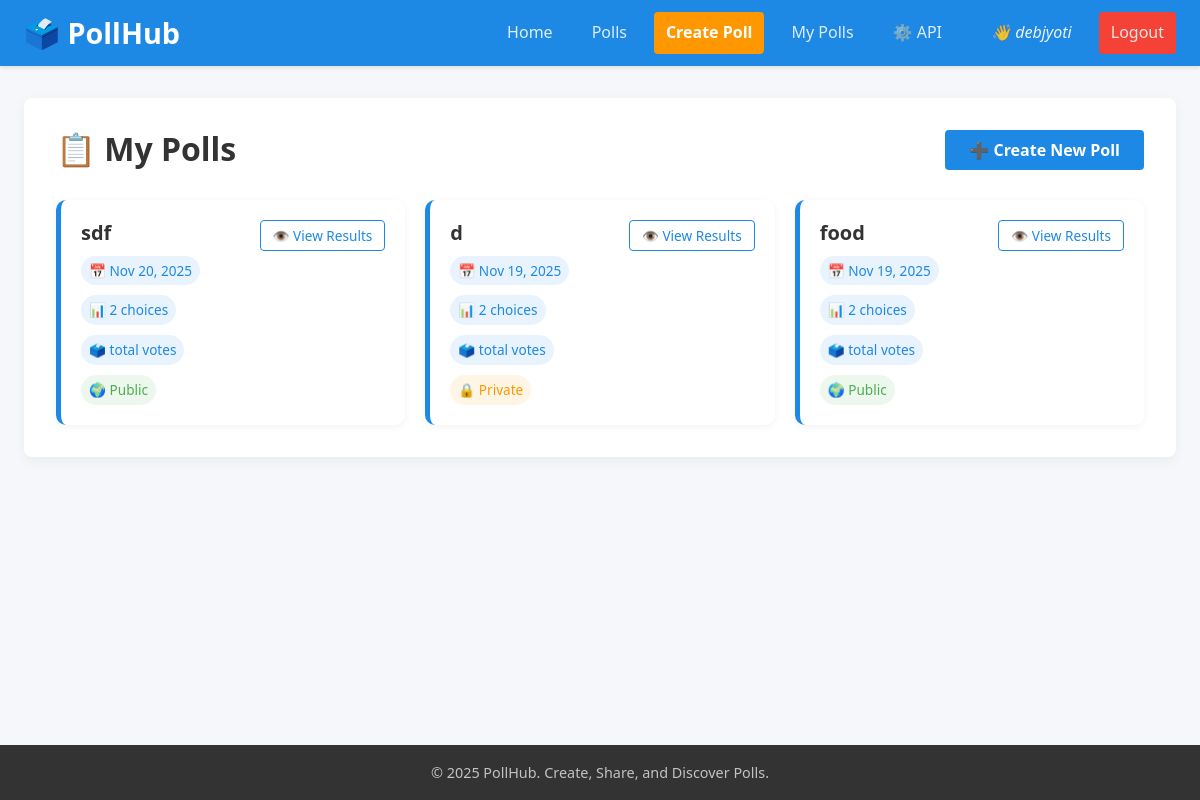
Page /my-polls/ (signed in) on the committed database.
### polls/models.py (models this page shows, shortened)
class User(models.Model):
    username = models.CharField(max_length=255)
    email = models.EmailField(unique=True)
    password = models.CharField(max_length=255)
    super_user = models.BooleanField(default=False)
    created_at = models.DateTimeField(auto_now_add=True)

class Poll(models.Model):
    question = models.CharField(max_length=255)
    is_public = models.BooleanField(default=True)
    created_at = models.DateTimeField(auto_now_add=True)
    owner = models.ForeignKey(User, on_delete=models.CASCADE, related_name='polls', null=True, blank=True)
    slug = models.SlugField(unique=True, blank=True)
    private_code = models.UUIDField(default=uuid.uuid4, unique=True)

### polls/views.py (the view)
# urls.py: path('my-polls/', views.my_polls, name='my_polls'),
@login_required
def my_polls(request):
    current_user = get_current_user(request)
    polls = Poll.objects.filter(owner=current_user).order_by('-created_at')
    return render(request, 'polls/my_polls.html', {'polls': polls})

### polls/context_processors.py (called while the page is built)
def current_user(request):
    user_id = request.session.get('user_id')
    print(f"DEBUG: context_processor - session user_id: {user_id}")
    if user_id:
        try:
            user = User.objects.get(id=user_id)
            print(f"DEBUG: context_processor - found user: {user.username}")
            return {'current_user': user}
        except User.DoesNotExist:
            print("DEBUG: context_processor - user not found in database")
            pass
    return {'current_user': None}

### polls/views.py (called while the page is built)
def login_required(view_func):
    @wraps(view_func)
    def wrapper(request, *args, **kwargs):
        user_id = request.session.get('user_id')
        print(f"DEBUG: login_required check - session user_id: {user_id}")
        if not user_id:
            messages.error(request, 'Please log in to access this page.')
            return redirect('login')
        return view_func(request, *args, **kwargs)
    return wrapper

def get_current_user(request):
    user_id = request.session.get('user_id')
    if user_id:
        try:
            return User.objects.get(id=user_id)
        except User.DoesNotExist:
            pass
    return None

### frontend/templates/polls/my_polls.html (shortened to what this page needs)
{% extends 'base.html' %}
{% block content %}
<div class="list-header">
    <h1 class="page-title">📋 My Polls</h1>
    <a href="{% url 'create_poll' %}" class="btn btn-primary">➕ Create New Poll</a>
</div>
<div class="poll-list-grid">
    {% for poll in polls %}
        <div class="poll-card">
            <div class="poll-card-content">
                <div class="poll-details">
                    <h3 class="poll-question">
                        <a href="{% url 'poll_detail' poll.slug %}" class="poll-link">
                            {{ poll.question }}
                        </a>
                    </h3>
                    <div class="poll-meta">
                        <span class="meta-tag meta-tag-info">
                            📅 {{ poll.created_at|date:"M d, Y" }}
                        </span>
                        <span class="meta-tag meta-tag-info">
                            📊 {{ poll.choices.count }} choices
                        </span>
                        <span class="meta-tag meta-tag-info">
                            🗳️ {{ poll.total_votes }} total votes
                        </span>
                        {% if poll.is_public %}
                            <span class="meta-tag meta-tag-success">
                                🌍 Public
                            </span>
                        {% else %}
                            <span class="meta-tag meta-tag-warning">
                                🔒 Private
                            </span>
                        {% endif %}
                    </div>
                </div>
                <div class="poll-actions">
                    <a href="{% url 'poll_detail' poll.slug %}" class="btn btn-secondary btn-small">
                        👁️ View Results
                    </a>
                </div>
            </div>
        </div>
    {% empty %}
        <div class="empty-state">
            <h3 class="empty-state-title">📝 No polls created yet</h3>
            <p class="empty-state-text">Create your first poll and start gathering opinions!</p>
            <a href="{% url 'create_poll' %}" class="btn btn-primary">➕ Create Your First Poll</a>
        </div>
    {% endfor %}
</div>
{% endblock %}

### frontend/templates/base.html (shortened to what this page needs)
{% load static %}
<!DOCTYPE html>
<html lang="en">
<head>
    <link rel="stylesheet" href="{% static 'css/style.css' %}">
</head>
<body>
    <div class="container-wrapper">
        <header class="navbar">
            <div class="navbar-content">
                <div class="navbar-brand">
                    <h1 class="brand-logo">🗳️ PollHub</h1>
                </div>
                <nav class="navbar-menu">
                    <a href="{% url 'home' %}" class="nav-link">Home</a>
                    <a href="{% url 'poll_list' %}" class="nav-link">Polls</a>
                    {% if current_user %}
                        <a href="{% url 'create_poll' %}" class="nav-link nav-link-highlight">Create Poll</a>
                        <a href="{% url 'my_polls' %}" class="nav-link">My Polls</a>
                        {% if current_user.super_user %}
                            <a href="/api/polls/" target="_blank" class="nav-link">⚙️ API</a>
                        {% endif %}
                        <span class="nav-user">👋 {{ current_user.username }}</span>
                        <a href="{% url 'logout' %}" class="nav-link nav-logout">Logout</a>
                    {% else %}
                        <a href="{% url 'login' %}" class="nav-link">Login</a>
                        <a href="{% url 'register' %}" class="nav-link nav-link-highlight">Sign Up</a>
                    {% endif %}
                </nav>
            </div>
        </header>
        <main class="main-content">
            <div class="content-card">
                {% block content %}{% endblock %}
            </div>
        </main>
        <footer class="footer">
            <div class="footer-content">
                <p>&copy; 2025 PollHub. Create, Share, and Discover Polls.</p>
            </div>
        </footer>
    </div>
</body>
</html>

### frontend/static/css/style.css (style rules this page uses)
:root { --color-primary: #1e88e5; --color-secondary: #ff9800; --color-text-dark: #333; --color-text-light: #fff; --color-background: #f5f7fa; --color-card-bg: #fff; --color-border: #ddd; --color-success: #4caf50; --color-error: #f44336; --color-warning: #ffc107; --color-info: #2196f3; --font-family: 'Segoe UI', Tahoma, Geneva, Verdana, sans-serif; }
* { box-sizing: border-box; margin: 0; padding: 0; }
html { height: 100%; }
body { font-family: var(--font-family); line-height: 1.6; color: var(--color-text-dark); background-color: var(--color-background); min-height: 100vh; }
h1, h2, h3 { line-height: 1.2; }
.container-wrapper { display: flex; flex-direction: column; min-height: 100vh; }
.main-content { flex-grow: 1; padding: 2rem 1.5rem; max-width: 1200px; margin: 0 auto; width: 100%; }
.content-card { background-color: var(--color-card-bg); padding: 2rem; border-radius: 8px; box-shadow: 0 4px 12px rgba(0, 0, 0, 0.05); }
.navbar { background-color: var(--color-primary); box-shadow: 0 2px 4px rgba(0, 0, 0, 0.1); padding: 0.75rem 0; position: sticky; top: 0; z-index: 1000; }
.navbar-content { max-width: 1200px; margin: 0 auto; padding: 0 1.5rem; display: flex; justify-content: space-between; align-items: center; }
.brand-logo { color: var(--color-text-light); font-size: 1.8rem; margin: 0; }
.navbar-menu { display: flex; align-items: center; gap: 15px; }
.nav-link { color: rgba(255, 255, 255, 0.85); text-decoration: none; padding: 0.5rem 0.75rem; border-radius: 4px; transition: background-color 0.2s, color 0.2s; font-weight: 500; }
.nav-link-highlight { background-color: var(--color-secondary); color: var(--color-text-light); font-weight: bold; }
.nav-user { color: var(--color-text-light); padding: 0.5rem 0.75rem; margin-left: 10px; font-style: italic; opacity: 0.9; }
.nav-logout { background-color: var(--color-error); }
.btn { display: inline-block; padding: 0.75rem 1.5rem; font-size: 1rem; font-weight: bold; text-align: center; text-decoration: none; border-radius: 4px; cursor: pointer; transition: background-color 0.2s, box-shadow 0.2s; border: none; line-height: 1; }
.btn-primary { background-color: var(--color-primary); color: var(--color-text-light); }
.btn-secondary { background-color: transparent; border: 1px solid var(--color-primary); color: var(--color-primary); font-weight: normal; }
.btn-small { padding: 8px 12px; font-size: 0.85rem; }
.list-header { display: flex; justify-content: space-between; align-items: center; margin-bottom: 30px; }
.poll-list-grid { display: grid; grid-template-columns: repeat(auto-fit, minmax(300px, 1fr)); gap: 20px; }
.poll-card { background-color: var(--color-card-bg); padding: 20px; border-radius: 10px; border-left: 5px solid var(--color-primary); box-shadow: 0 2px 8px rgba(0, 0, 0, 0.05); transition: transform 0.2s, box-shadow 0.2s; }
.poll-card-content { display: flex; justify-content: space-between; align-items: flex-start; gap: 15px; }
.poll-details { flex: 1; }
.poll-question { font-size: 1.25rem; margin-top: 0; margin-bottom: 10px; line-height: 1.3; }
.poll-link { text-decoration: none; color: var(--color-text-dark); transition: color 0.2s; }
.poll-meta { display: flex; gap: 10px; font-size: 0.85rem; color: #6a737d; flex-wrap: wrap; margin-top: 10px; }
.meta-tag { padding: 4px 8px; border-radius: 15px; font-weight: 500; }
.meta-tag-info { background: rgba(30, 136, 229, 0.1); color: var(--color-primary); }
.meta-tag-success { background: rgba(76, 175, 80, 0.1); color: var(--color-success); }
.meta-tag-warning { background: rgba(255, 152, 0, 0.1); color: var(--color-secondary); }
.poll-actions { flex-shrink: 0; }
.footer { background-color: #333; color: rgba(255, 255, 255, 0.7); padding: 1rem 0; text-align: center; margin-top: auto; }
.footer-content { max-width: 1200px; margin: 0 auto; padding: 0 1.5rem; }
.footer p { margin: 0; font-size: 0.9rem; }

### rows in the picture
User: username "debjyoti"
Poll: question "sdf", created_at "Nov 20, 2025", choices.count "2", is_public "🌍 Public"
Poll: question "d", created_at "Nov 19, 2025", choices.count "2", is_public "🔒 Private"
Poll: question "food", created_at "Nov 19, 2025", choices.count "2", is_public "🌍 Public"
